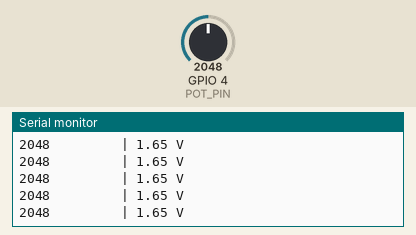
Bench run of a program on a simulated ESP32-S3. Parts: the last lines printed to the serial monitor. The inputs (shaded band) are chosen by the test bench; at power-on: GPIO 4 (POT_PIN) = 2048 (analog values on the 0–4095 scale).

Above: at 1.2 s.
1.3 s: GPIO 4 (POT_PIN) set to 1049
At 1.56 s:
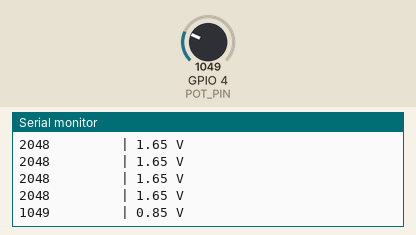
2.8 s: GPIO 4 (POT_PIN) set to 958
At 2.96 s:
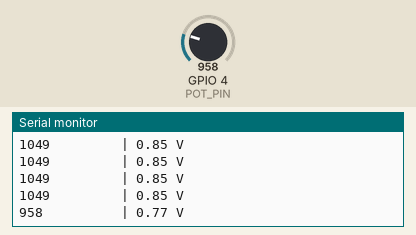
4.7 s: GPIO 4 (POT_PIN) set to 107
At 4.77 s:
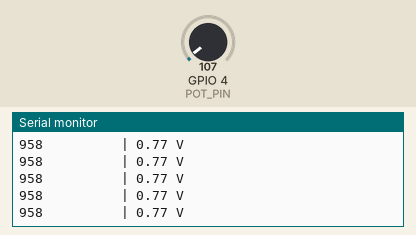
6.2 s: GPIO 4 (POT_PIN) set to 95
At 6.37 s:
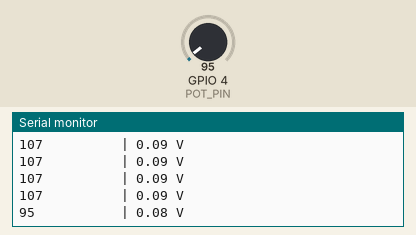

The program:

main.cpp
```cpp
// (licence header left out)
#include <Arduino.h>

// ── Pin & ADC configuration ──────────────────────────────────────────────────
static constexpr int   POT_PIN       = 4;       // ADC input — potentiometer wiper
static constexpr int   ADC_BITS      = 12;      // ESP32-S3 ADC resolution
static constexpr int   ADC_MAX       = (1 << ADC_BITS) - 1;  // 4095
static constexpr float VREF          = 3.3f;    // Reference voltage (V)
static constexpr int   SAMPLE_PERIOD = 200;     // Serial print interval (ms)

// ── setup ─────────────────────────────────────────────────────────────────────
void setup() {
    Serial.begin(115200);
    analogReadResolution(ADC_BITS);
    Serial.println("=== Potentiometer ADC Reader ===");
    Serial.println("Raw (0-4095) | Voltage (V)");
    Serial.println("-------------------------------");
}

// ── loop ──────────────────────────────────────────────────────────────────────
void loop() {
    int   raw     = analogRead(POT_PIN);
    float voltage = (raw / (float)ADC_MAX) * VREF;

    Serial.printf("%-13d| %.2f V\n", raw, voltage);
    delay(SAMPLE_PERIOD);
}
```

Measured:
- the behaviour switches between 1000 and 999 on GPIO 4 (POT_PIN) (found by bisection; images 1 and 2)
- the behaviour switches between 100 and 99 on GPIO 4 (POT_PIN) (found by bisection; images 3 and 4)
- after the input at 1.3 s, the serial monitor: prints a new line after 0.11 s (image 1)
- after the input at 2.8 s, the serial monitor: prints a new line at once (image 2)
- after the input at 6.2 s, the serial monitor: prints a new line at once (image 4)
